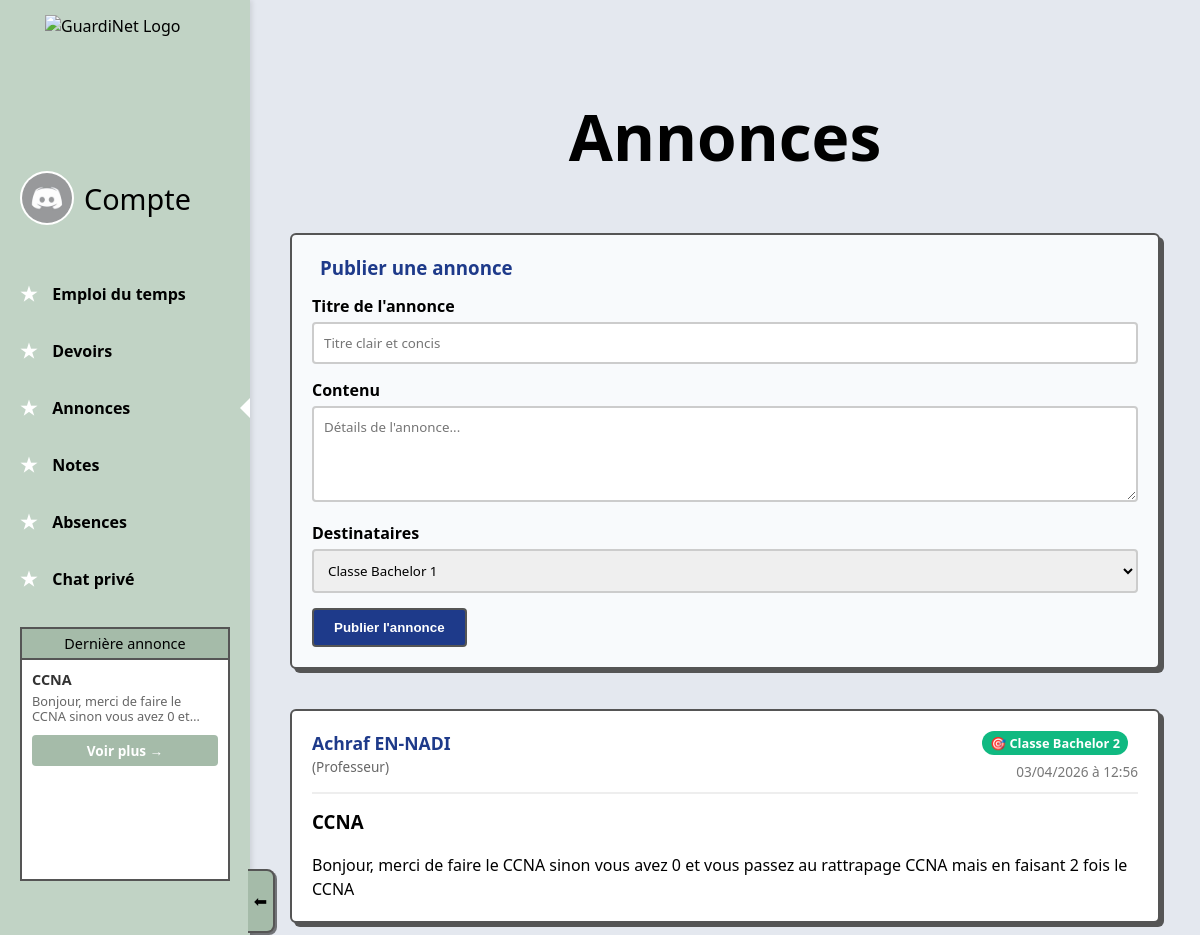
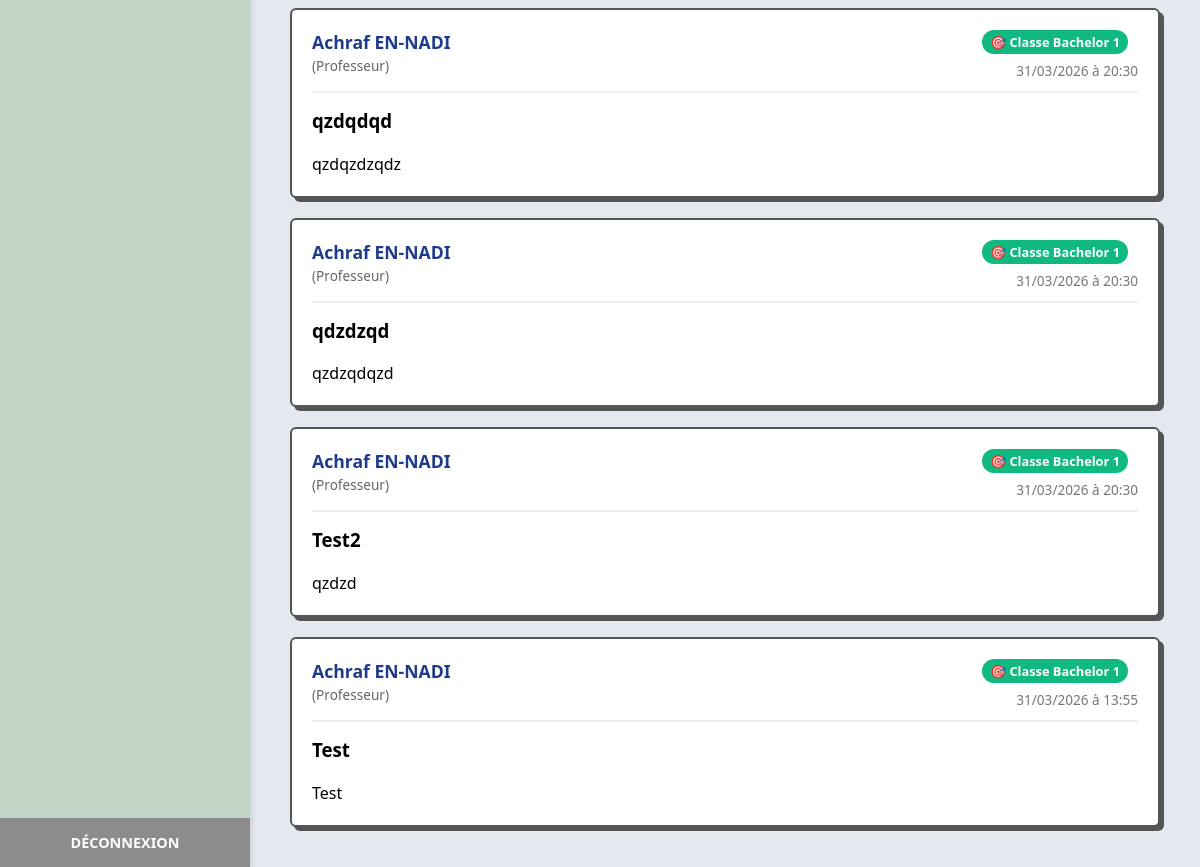
/annonces (signed in), run on the app's committed database (2 pictures, top to bottom).
### app/models.py (models this page shows, shortened)
class Announcement(db.Model):
    __tablename__ = 'announcements'
    id = db.Column(db.Integer, primary_key=True)
    author_id = db.Column(db.String(12), db.ForeignKey('users.user_id'), nullable=False)
    class_id = db.Column(db.Integer, db.ForeignKey('classes.id'), nullable=True)  # NULL means Global
    title = db.Column(db.String(255), nullable=False)
    content = db.Column(db.Text, nullable=False)
    created_at = db.Column(db.DateTime, default=datetime.utcnow)
    author = db.relationship('User', foreign_keys=[author_id], backref='announcements_published')
    target_class = db.relationship('ClassGroup', backref='announcements_received')

class User(UserMixin, db.Model):
    __tablename__ = 'users'
    id = db.Column(db.Integer, primary_key=True)
    user_id = db.Column(db.String(12), unique=True, nullable=False, index=True)  # Random 10-12 char ID
    firstname = db.Column(db.String(100), nullable=False)
    lastname = db.Column(db.String(100), nullable=False)
    email = db.Column(db.String(120), unique=True, nullable=False, index=True)
    password_hash = db.Column(db.String(255), nullable=False)
    role = db.Column(db.String(20), nullable=False, default='student')  # student, teacher, admin
    class_id = db.Column(db.Integer, db.ForeignKey('classes.id'), nullable=True)  # For students
    is_active = db.Column(db.Boolean, default=True)
    is_password_temporary = db.Column(db.Boolean, default=False)  # Temporary password flag
    profile_pic = db.Column(db.String(255), nullable=True, default='default.jpg')
    created_at = db.Column(db.DateTime, default=datetime.utcnow)
    updated_at = db.Column(db.DateTime, default=datetime.utcnow, onupdate=datetime.utcnow)
    last_announcements_read_at = db.Column(db.DateTime, nullable=True)

class ClassGroup(db.Model):
    __tablename__ = 'classes'
    id = db.Column(db.Integer, primary_key=True)
    name = db.Column(db.String(50), nullable=False, unique=True)
    students = db.relationship('User', backref='class_group', lazy=True)
    schedules = db.relationship('ScheduleEvent', backref='class_group', lazy=True)

### app/routes/main.py (the view, shortened to what this page needs)
@main_bp.route('/annonces', methods=['GET', 'POST'])
@login_required
def annonces():
    from app.models import Announcement, ClassGroup, Course, ScheduleEvent, db
    if current_user.role == 'admin':
        annonces_list = Announcement.query.order_by(Announcement.created_at.desc()).all()
    elif current_user.role == 'teacher':
        courses = Course.query.filter_by(prof_id=current_user.id).all()
        class_ids = set()
        for c in courses:
            scheds = db.session.query(ScheduleEvent.class_id).filter_by(course_id=c.id).distinct().all()
            for s in scheds:
                class_ids.add(s[0])
        class_ids = list(class_ids)
        annonces_list = Announcement.query.filter(
            (Announcement.class_id.is_(None))
            | (Announcement.class_id.in_(class_ids))
            | (Announcement.author_id == current_user.user_id)
        ).order_by(Announcement.created_at.desc()).all()
    else:
        annonces_list = Announcement.query.filter(
            (Announcement.class_id.is_(None)) | (Announcement.class_id == current_user.class_id)
        ).order_by(Announcement.created_at.desc()).all()
    classes = ClassGroup.query.all()
    nb_annonces = len(annonces_list)
    current_user.last_announcements_read_at = datetime.utcnow()
    db.session.commit()
    return render_template('annonces.html', active_page='annonces', annonces=annonces_list, classes=classes, nb_annonces=nb_annonces)

### app/routes/main.py (called while the page is built)
@main_bp.before_request
def require_password_change():
    from flask_login import current_user
    from flask import request, redirect, url_for
    if current_user.is_authenticated:
        allowed_endpoints = ['main.force_change_password', 'main.logout', 'static']
        if current_user.is_password_temporary and hasattr(request, 'endpoint') and request.endpoint and request.endpoint not in allowed_endpoints and not request.endpoint.startswith('static'):
            return redirect(url_for('main.force_change_password'))

### app/templates/annonces.html (shortened to what this page needs)
{% extends "base.html" %}
{% block content %}
    <div style="text-align: center; margin-bottom: 40px; margin-top: 20px;">
        <h2 class="edt-main-title" style="font-size: 4rem;">Annonces</h2>
    </div>
    <div style="max-width: 900px; margin: 0 auto; display: flex; flex-direction: column; gap: 20px;">
        {% if current_user.role in ['admin', 'teacher'] %}
        <div class="annonce-card" style="margin-bottom: 20px; background-color: #f8fafc;">
            <h3 style="margin-top: 0; margin-bottom: 15px; color: #1e3a8a;">
                Publier une annonce
            </h3>
            <form method="POST" action="{{ url_for('main.annonces') }}">
                <div style="margin-bottom: 15px;">
                    <label style="display: block; font-weight: bold; margin-bottom: 5px;">Titre de l'annonce</label>
                    <input type="text" name="title" required class="form-control" placeholder="Titre clair et concis">
                </div>
                <div style="margin-bottom: 15px;">
                    <label style="display: block; font-weight: bold; margin-bottom: 5px;">Contenu</label>
                    <textarea name="content" required rows="4" class="form-control" style="resize: vertical;" placeholder="Détails de l'annonce..."></textarea>
                </div>
                <div style="margin-bottom: 15px;">
                    <label style="display: block; font-weight: bold; margin-bottom: 5px;">Destinataires</label>
                    <select name="class_id" class="form-control">
                        {% for c in classes %}
                           <option value="{{ c.id }}">Classe {{ c.name }}</option>
                        {% endfor %}
                    </select>
                </div>
                <button type="submit" class="btn-submit">
                    Publier l'annonce
                </button>
            </form>
        </div>
        {% endif %}
        {% if annonces %}
            {% for annonce in annonces %}
            <div class="annonce-card {% if annonce.class_id == None %}annonce-global{% endif %}">
                <div style="display: flex; justify-content: space-between; align-items: flex-start; border-bottom: 2px solid #eee; padding-bottom: 10px; margin-bottom: 15px;">
                    <div>
                        <strong style="color: #1e3a8a; font-size: 1.1rem; display: block;">
                            {{ annonce.author.firstname }} {{ annonce.author.lastname }}
                        </strong>
                        <span style="color: #666; font-size: 0.85rem;">
                            ({% if annonce.author.role == 'admin' %}Administration{% else %}Professeur{% endif %})
                        </span>
                    </div>
                    <div style="text-align: right;">
                        <span class="{% if annonce.class_id == None %}badge-global{% else %}badge-class{% endif %}" style="margin-right: 10px; display: inline-block; margin-bottom: 5px;">
                            {% if annonce.class_id == None %}
                                🌐 Global
                            {% else %}
                                🎯 Classe {{ annonce.target_class.name }}
                            {% endif %}
                        </span>
                        <br>
                        <span style="color: #777; font-size: 0.85rem;">
                            {{ annonce.created_at.strftime('%d/%m/%Y à %H:%M') }}
                        </span>
                    </div>
                </div>
                <h3 style="margin-top: 0;">{{ annonce.title }}</h3>
                <p style="margin-bottom: 0; white-space: pre-wrap; line-height: 1.5;">{{ annonce.content }}</p>
            </div>
            {% endfor %}
        {% else %}
            <div class="annonce-card" style="text-align: center; color: #777; padding: 40px 20px;">
                <i class="fas fa-info-circle" style="font-size: 2rem; margin-bottom: 10px; color: #ccc;"></i>
                <p style="margin: 0; font-size: 1.1rem;">Aucune annonce pour le moment.</p>
            </div>
        {% endif %}
    </div>
{% endblock %}

### app/templates/base.html (shortened to what this page needs)
<!DOCTYPE html>
<html lang="fr">
<head>
    <link rel="stylesheet" href="{{ url_for('static', filename='css/style.css') }}">
</head>
<body>
    <div class="dashboard-container">
        <aside class="sidebar" id="sidebar">
            <div class="sidebar-inner">
                <div class="brand-logo" style="margin-top: 15px; min-height: 106px;">
                    <img src="{{ url_for('static', filename='img/logo.png') }}" alt="GuardiNet Logo" style="max-width: 80%; width: 160px; height: 106px; object-fit: contain; display: block; margin: 0 auto;">
                </div>
                <div class="profile-section" style="cursor: pointer;" onclick="window.location.href='{{ url_for('main.profile') }}'">
                    <img style="object-fit: cover; border-radius: 50%; width: 50px; height: 50px; border: 2px solid white;" src="{% if current_user.profile_pic %}{{ url_for('static', filename=('img/profiles/' + current_user.profile_pic) if current_user.profile_pic != 'default.jpg' else 'img/default_profile.jpg') }}{% else %}{{ url_for('static', filename='img/default_profile.jpg') }}{% endif %}" alt="Avatar">
                    <span style="font-size: 1.8rem; font-weight: 300;">Compte</span>
                </div>
                <nav>
                    <ul class="nav-menu">
                        <li>
                            <a href="{{ url_for('main.dashboard') }}" class="nav-item">
                                <span class="icon">★</span> Emploi du temps
                            </a>
                        </li>
                        <li>
                            <a href="{{ url_for('main.devoirs') }}" class="nav-item">
                                <span class="icon">★</span> Devoirs
                            </a>
                        </li>
                        <li>
                            <a href="{{ url_for('main.annonces') }}" class="nav-item">
                                <span class="icon">★</span> Annonces
                                {% if active_page == 'annonces' %}<div class="active-tab-indicator"></div>{% endif %}
                            </a>
                        </li>
                        <li>
                            <a href="{{ url_for('main.notes') }}" class="nav-item">
                                <span class="icon">★</span> Notes
                            </a>
                        </li>
                        <li>
                            <a href="{{ url_for('main.absences') }}" class="nav-item">
                                <span class="icon">★</span> Absences
                            </a>
                        </li>
                        <li>
                            <a href="{{ url_for('main.chat') }}" class="nav-item" style="position: relative;">
                                <span class="icon">★</span> Chat privé
                            </a>
                        </li>
                    </ul>
                </nav>
                <div class="announcement-box">
                    <div class="announcement-header">Dernière annonce</div>
                    <div class="announcement-content" style="padding: 10px; text-align: left;">
                        {% if latest_announcement %}
                            <strong style="color: #333; font-size: 0.9em; display: block; margin-bottom: 5px;">{{ latest_announcement.title }}</strong>
                            <p style="color: #666; font-size: 0.8em; margin: 0 0 10px 0; overflow: hidden; text-overflow: ellipsis; display: -webkit-box; -webkit-line-clamp: 2; -webkit-box-orient: vertical; line-height: 1.2;">
                                {{ latest_announcement.content[:80] + '...' if latest_announcement.content|length > 80 else latest_announcement.content }}
                            </p>
                            <a href="{{ url_for('main.annonces') }}" style="display: block; background-color: #a5bba9; padding: 6px; border-radius: 4px; font-size: 0.85em; color: white; text-decoration: none; text-align: center; font-weight: bold; width: 100%; box-sizing: border-box; transition: background-color 0.2s;">Voir plus &rarr;</a>
                        {% else %}
                            <span style="font-size: 0.85em; color: #777;">Aucune annonce pour le moment.</span>
                        {% endif %}
                    </div>
                </div>
                <a href="{{ url_for('main.logout') }}" class="logout-btn">Déconnexion</a>
            </div>
            <div class="sidebar-toggle" id="sidebar-toggle" onclick="toggleSidebar()">
                <span id="toggle-icon">⬅</span>
            </div>
        </aside>
        <main class="main-content">
            {% block content %}
            {% endblock %}
        </main>
    </div>
</body>
</html>

### app/static/css/style.css (style rules this page uses)
body, html { margin: 0; padding: 0; height: 100%; font-family: 'Segoe UI', Tahoma, Geneva, Verdana, sans-serif; background-color: var(--main-bg); }
.dashboard-container { display: flex; height: 100vh; }
.sidebar { width: 250px; min-width: 250px; background-color: var(--sidebar-bg); box-shadow: 2px 0 5px rgba(0,0,0,0.1); position: relative; transition: margin-left 0.3s ease; z-index: 10; }
.sidebar-inner { width: 250px; height: 100%; display: flex; flex-direction: column; overflow-x: hidden; overflow-y: auto; }
.sidebar-toggle { position: absolute; right: -25px; top: 50%; transform: translateY(-50%); width: 25px; height: 60px; background-color: #a5bba9; align-items: center; justify-content: center; display: flex; cursor: pointer; box-shadow: 2px 2px 0px rgba(0,0,0,0.5); border: 2px solid #555; border-left: none; border-radius: 0 8px 8px 0; color: var(--text-color); font-size: 1rem; z-index: 100; transition: background-color 0.2s; }
.profile-section { display: flex; align-items: center; padding: 20px; margin-bottom: 20px; }
.profile-section img { width: 40px; height: 40px; border-radius: 50%; margin-right: 10px; background-color: white; object-fit: cover; }
.profile-section span { font-size: 1.2rem; font-weight: 500; }
.nav-menu { list-style: none; padding: 0; margin: 0; flex-grow: 1; }
.nav-item { padding: 15px 20px; display: flex; align-items: center; text-decoration: none; color: var(--text-color); font-weight: 600; font-size: 1rem; transition: background-color 0.2s; position: relative; }
.icon { color: white; margin-right: 15px; font-size: 1.2rem; }
.announcement-box { background-color: white; margin: 20px; height: 250px; border: 2px solid #555; display: flex; flex-direction: column; }
.announcement-header { background-color: #a5bba9; text-align: center; padding: 5px; border-bottom: 2px solid #555; font-size: 0.9rem; color: #000; }
.announcement-content { flex-grow: 1; }
.logout-btn { background-color: var(--logout-bg); color: white; text-align: center; padding: 15px; text-decoration: none; font-weight: bold; text-transform: uppercase; font-size: 0.9rem; margin-top: auto; }
.active-tab-indicator { position: absolute; right: -10px; width: 0; height: 0; border-top: 20px solid transparent; border-bottom: 20px solid transparent; border-right: 20px solid white; }
.main-content { flex-grow: 1; padding: 40px; overflow-y: auto; }
.brand-logo { display: flex; justify-content: center; align-items: center; margin-bottom: 30px; padding: 0 20px; }
.brand-logo img { width: 160px; max-width: 100%; height: auto; object-fit: contain; }

### app/templates/annonces.html (style rules this page uses)
.form-control { width: 100%; padding: 10px; border: 2px solid #ccc; border-radius: 4px; font-family: inherit; box-sizing: border-box; }
.btn-submit { background-color: #1e3a8a; color: white; border: 2px solid #555; padding: 10px 20px; font-weight: bold; cursor: pointer; border-radius: 4px; transition: 0.2s; }
.annonce-card { background-color: white; border: 2px solid #555; padding: 20px; box-shadow: 4px 4px 0 #555; border-radius: 6px; }
.badge-class { background-color: #10b981; color: white; padding: 3px 8px; border-radius: 12px; font-size: 0.8rem; font-weight: bold; }

### data on the page
Announcement: title "CCNA", content "Bonjour, merci de faire le CCNA sinon vous avez 0…", author.firstname "Achraf", author.lastname "EN-NADI", target_class.name "Bachelor 2", created_at "03/04/2026 à 12:56", content "Bonjour, merci de faire le CCNA sinon vous avez 0 et vous passez au rattrapage CCNA mais en faisant 2 fois le CCNA"
Announcement: author.firstname "Achraf", author.lastname "EN-NADI", target_class.name "Bachelor 1", created_at "31/03/2026 à 20:30", title "qzdqdqd", content "qzdqzdzqdz"
Announcement: author.firstname "Achraf", author.lastname "EN-NADI", target_class.name "Bachelor 1", created_at "31/03/2026 à 20:30", title "qdzdzqd", content "qzdzqdqzd"
Announcement: author.firstname "Achraf", author.lastname "EN-NADI", target_class.name "Bachelor 1", created_at "31/03/2026 à 20:30", title "Test2", content "qzdzd"
Announcement: author.firstname "Achraf", author.lastname "EN-NADI", target_class.name "Bachelor 1", created_at "31/03/2026 à 13:55", title "Test", content "Test"
